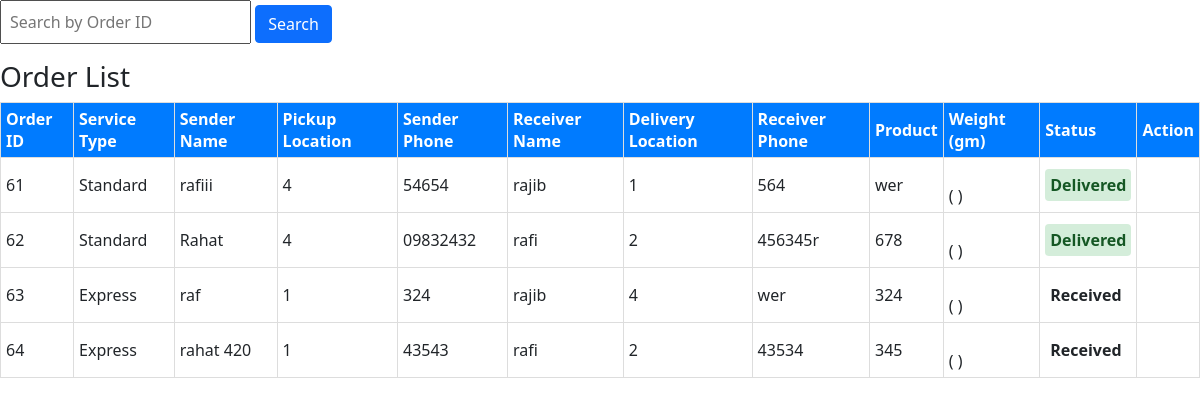
/adminpannel/pages/Delivery-system/orderlist.php, run on an earlier commit of the app's database.
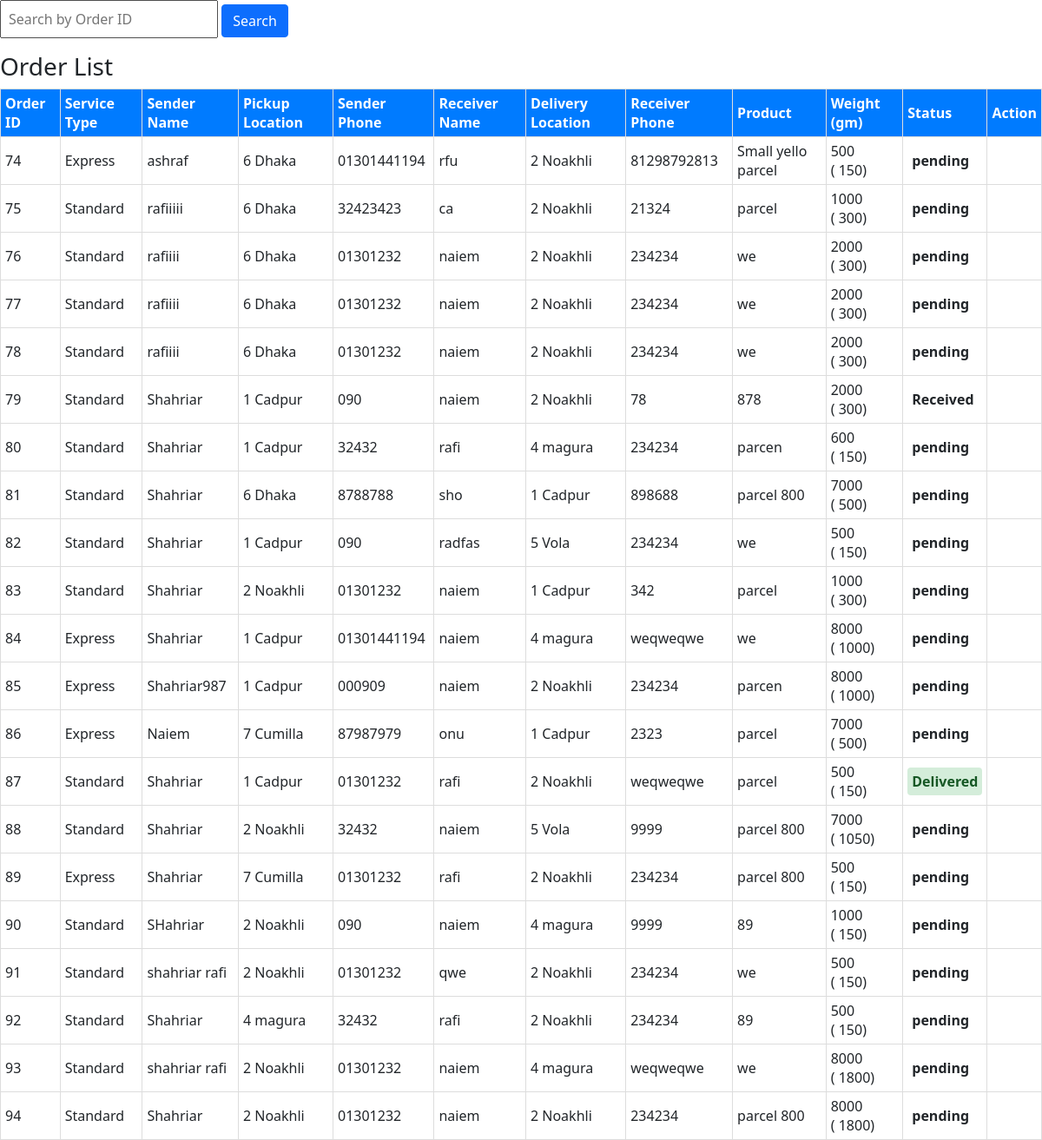
And on a later commit of the database.
### tables this page shows
CREATE TABLE `customer_section` (
  `id` int(100) NOT NULL,
  `service_type` varchar(100) NOT NULL,
  `sender_name` varchar(100) NOT NULL,
  `sender_address` varchar(100) NOT NULL,
  `sender_phone` varchar(100) NOT NULL,
  `receiver_name` varchar(100) NOT NULL,
  `receiver_address` varchar(100) NOT NULL,
  `receiver_phone` varchar(100) NOT NULL,
  `product` varchar(100) NOT NULL,
  `weight` int(100) NOT NULL,
  `date_of_order` varchar(100) NOT NULL,
  `money` int(100) NOT NULL,
  `status` varchar(100) NOT NULL
);

### adminpannel/pages/Delivery-system/orderlist.php (the view, shortened to what this page needs)
<?php
$search_query = "";
?>
<?php
$database = mysqli_connect("localhost", "root", "", "fasttrack");
?>
<link rel="stylesheet" href="../../bootstrap/css/bootstrap.min.css">
</head>
<body>
    <form action="" method="post">
        <input type="search" name="search_order" value="<?php echo htmlspecialchars($search_query); ?>" placeholder="Search by Order ID" class="p-2">
        <button type="submit" class="btn btn-primary">Search</button>
    </form>
    <?php
    $query = "SELECT * FROM customer_section";
    $ns = $database->query($query);
    echo "<div class='table-container'>
    <h3>Order List</h3>
    <table>
        <thead>
            <tr>
                <th>Order ID</th>
                <th>Service Type</th>
                <th>Sender Name</th>
                <th>Pickup Location</th>
                <th>Sender Phone</th>
                <th>Receiver Name</th>
                <th>Delivery Location</th>
                <th>Receiver Phone</th>
                <th>Product</th>
                <th>Weight (gm)</th>
                <th>Status</th>
                <th>Action</th>
            </tr>
        </thead>";
    while ($row = $ns->fetch_assoc()) {
        echo "
        <tbody>
            <tr>
                <td>{$row['id']}</td>
                <td>{$row['service_type']}</td>
                <td>{$row['sender_name']}</td>
                <td>{$row['sender_address']}</td>
                <td>{$row['sender_phone']}</td>
                <td>{$row['receiver_name']}</td>
                <td>{$row['receiver_address']}</td>
                <td>{$row['receiver_phone']}</td>
                <td>{$row['product']}</td>
                <td>{$row['weight']}<br>( <i class='fa-solid fa-bangladeshi-taka-sign'></i>{$row['money']})</td>
                <td><span class='status {$row['status']}'>{$row['status']}</span></td>
                <td>
                    <a href='#' style='color:green; font-size:20px;'
                        type='button'
                        data-bs-toggle='modal'
                        data-bs-target='#exampleModal'
                        data-id='{$row['id']}'
                        data-status='{$row['status']}'>
                        <i class='fa-solid fa-pen-to-square'></i>
                    </a>
                    <a href='index.php?deleteid={$row['id']}' style='color:red; font-size:20px;'>
                        <i class='fa-solid fa-trash'></i>
                    </a>
                    <a href='#'
                        class='print-id'
                        data-service='{$row['service_type']}'
                        data-sendername='{$row['sender_name']}'
                        data-senderaddress='{$row['sender_address']}'
                        data-senderphone='{$row['sender_phone']}'
                        data-receivername='{$row['receiver_name']}'
                        data-receiveraddress='{$row['receiver_address']}'
                        data-receiverphone='{$row['receiver_phone']}'
                        data-weight='{$row['weight']}'
                        data-money='{$row['money']}'
                        data-date='{$row['date_of_order']}'
                        data-id='{$row['id']}'
                        style='color:blue; font-size:20px;'>
                        <i class='fa-solid fa-print'></i>
                    </a>
                </td>
            </tr>
        </tbody>";
    }
    echo " </table> </div>";
    ?>
</body>
</html>

What changed in the data, as far as the page shows it:
removed customer_section: id "61", service_type "Standard", sender_name "rafiii", sender_address "4", sender_phone "54654", receiver_name "rajib", receiver_address "1", receiver_phone "564", product "wer", status "Delivered"
removed customer_section: id "62", service_type "Standard", sender_name "Rahat", sender_address "4", sender_phone "09832432", receiver_name "rafi", receiver_address "2", receiver_phone "456345r", product "678", status "Delivered"
removed customer_section: id "63", service_type "Express", sender_name "raf", sender_address "1", sender_phone "324", receiver_name "rajib", receiver_address "4", receiver_phone "wer", product "324", status "Received"
removed customer_section: id "64", service_type "Express", sender_name "rahat 420", sender_address "1", sender_phone "43543", receiver_name "rafi", receiver_address "2", receiver_phone "43534", product "345", status "Received"
added customer_section: id "74", service_type "Express", sender_name "ashraf", sender_address "6 Dhaka", sender_phone "01301441194", receiver_name "rfu", receiver_address "2 Noakhli", receiver_phone "81298792813", product "Small yello parcel", weight "500", money "150", status "pending"
added customer_section: id "75", service_type "Standard", sender_name "rafiiiii", sender_address "6 Dhaka", sender_phone "32423423", receiver_name "ca", receiver_address "2 Noakhli", receiver_phone "21324", product "parcel", weight "1000", money "300", status "pending"
added customer_section: id "76", service_type "Standard", sender_name "rafiiii", sender_address "6 Dhaka", sender_phone "01301232", receiver_name "naiem", receiver_address "2 Noakhli", receiver_phone "234234", product "we", weight "2000", money "300", status "pending"
added customer_section: id "77", service_type "Standard", sender_name "rafiiii", sender_address "6 Dhaka", sender_phone "01301232", receiver_name "naiem", receiver_address "2 Noakhli", receiver_phone "234234", product "we", weight "2000", money "300", status "pending"
added customer_section: id "78", service_type "Standard", sender_name "rafiiii", sender_address "6 Dhaka", sender_phone "01301232", receiver_name "naiem", receiver_address "2 Noakhli", receiver_phone "234234", product "we", weight "2000", money "300", status "pending"
added customer_section: id "79", service_type "Standard", sender_name "Shahriar", sender_address "1 Cadpur", sender_phone "090", receiver_name "naiem", receiver_address "2 Noakhli", receiver_phone "78", product "878", weight "2000", money "300", status "Received"
added customer_section: id "80", service_type "Standard", sender_name "Shahriar", sender_address "1 Cadpur", sender_phone "32432", receiver_name "rafi", receiver_address "4 magura", receiver_phone "234234", product "parcen", weight "600", money "150", status "pending"
added customer_section: id "81", service_type "Standard", sender_name "Shahriar", sender_address "6 Dhaka", sender_phone "8788788", receiver_name "sho", receiver_address "1 Cadpur", receiver_phone "898688", product "parcel 800", weight "7000", money "500", status "pending"
added customer_section: id "82", service_type "Standard", sender_name "Shahriar", sender_address "1 Cadpur", sender_phone "090", receiver_name "radfas", receiver_address "5 Vola", receiver_phone "234234", product "we", weight "500", money "150", status "pending"
added customer_section: id "83", service_type "Standard", sender_name "Shahriar", sender_address "2 Noakhli", sender_phone "01301232", receiver_name "naiem", receiver_address "1 Cadpur", receiver_phone "342", product "parcel", weight "1000", money "300", status "pending"
added customer_section: id "84", service_type "Express", sender_name "Shahriar", sender_address "1 Cadpur", sender_phone "01301441194", receiver_name "naiem", receiver_address "4 magura", receiver_phone "weqweqwe", product "we", weight "8000", money "1000", status "pending"
added customer_section: id "85", service_type "Express", sender_name "Shahriar987", sender_address "1 Cadpur", sender_phone "000909", receiver_name "naiem", receiver_address "2 Noakhli", receiver_phone "234234", product "parcen", weight "8000", money "1000", status "pending"
added customer_section: id "86", service_type "Express", sender_name "Naiem", sender_address "7 Cumilla", sender_phone "87987979", receiver_name "onu", receiver_address "1 Cadpur", receiver_phone "2323", product "parcel", weight "7000", money "500", status "pending"
added customer_section: id "87", service_type "Standard", sender_name "Shahriar", sender_address "1 Cadpur", sender_phone "01301232", receiver_name "rafi", receiver_address "2 Noakhli", receiver_phone "weqweqwe", product "parcel", weight "500", money "150", status "Delivered"
added customer_section: id "88", service_type "Standard", sender_name "Shahriar", sender_address "2 Noakhli", sender_phone "32432", receiver_name "naiem", receiver_address "5 Vola", receiver_phone "9999", product "parcel 800", weight "7000", money "1050", status "pending"
added customer_section: id "89", service_type "Express", sender_name "Shahriar", sender_address "7 Cumilla", sender_phone "01301232", receiver_name "rafi", receiver_address "2 Noakhli", receiver_phone "234234", product "parcel 800", weight "500", money "150", status "pending"
added customer_section: id "90", service_type "Standard", sender_name "SHahriar", sender_address "2 Noakhli", sender_phone "090", receiver_name "naiem", receiver_address "4 magura", receiver_phone "9999", product "89", weight "1000", money "150", status "pending"
added customer_section: id "91", service_type "Standard", sender_name "shahriar rafi", sender_address "2 Noakhli", sender_phone "01301232", receiver_name "qwe", receiver_address "2 Noakhli", receiver_phone "234234", product "we", weight "500", money "150", status "pending"
added customer_section: id "92", service_type "Standard", sender_name "Shahriar", sender_address "4 magura", sender_phone "32432", receiver_name "rafi", receiver_address "2 Noakhli", receiver_phone "234234", product "89", weight "500", money "150", status "pending"
added customer_section: id "93", service_type "Standard", sender_name "shahriar rafi", sender_address "2 Noakhli", sender_phone "01301232", receiver_name "naiem", receiver_address "4 magura", receiver_phone "weqweqwe", product "we", weight "8000", money "1800", status "pending"
added customer_section: id "94", service_type "Standard", sender_name "Shahriar", sender_address "2 Noakhli", sender_phone "01301232", receiver_name "naiem", receiver_address "2 Noakhli", receiver_phone "234234", product "parcel 800", weight "8000", money "1800", status "pending"
